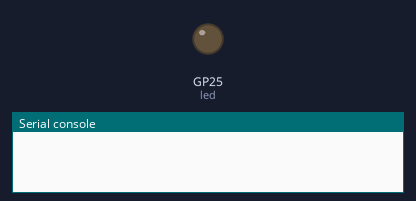
A program run on a simulated Raspberry Pi Pico running MicroPython. Parts: output pins drawn as LEDs (lit = HIGH), the last lines printed to the serial console. Dashed ring = blinking. WiFi joins after 1.5 s; values from a settings file that is not in the repository are placeholders. At 2.6 s the program stops and its outputs stay as they are.

Above: at 0.2 s.
At 1.8 s:
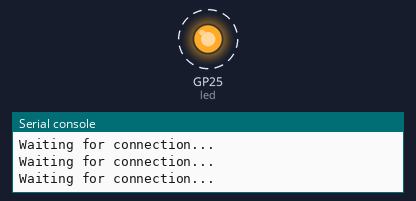
Timing chart, 0 to 3.0 s (numbered marks = the images above):
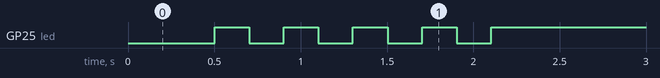

The program:

requirements.py
```python
import mip
from machine import Pin
from time import sleep
from draco.config2 import (
    WIFI_SSID,
    WIFI_PASSWD,
)
from draco.wificonnection import wifiConnection
led=Pin("LED", Pin.OUT, value=0)
Wifi = wifiConnection()
Wifi.init(WIFI_SSID=WIFI_SSID, WIFI_PASSWD=WIFI_PASSWD, led=led)
sleep(0.5)
ip = Wifi.connect()
sleep(0.5)
mip.install("umqtt.simple")
mip.install("urllib.urequest")
```

wificonnection.py
```python
import network
from machine import Pin
from time import sleep


class wifiConnection(object):
    def __init__(self):
        self.ip = ""

    def init(self, WIFI_SSID:str, WIFI_PASSWD:str, led:Pin):
        self.led = led
        self.led.value(0)
        self.WIFI_SSID = WIFI_SSID
        self.WIFI_PASSWD = WIFI_PASSWD

    def connect(self):
        # Connect to WLAN
        wlan = network.WLAN(network.STA_IF)
        wlan.active(True)
        wlan.connect(self.WIFI_SSID, self.WIFI_PASSWD)
        while wlan.isconnected() == False:
            print("Waiting for connection...")
            self.led.toggle()
            sleep(0.2)
        self.ip = wlan.ifconfig()[0]
        print(f"Connected on {self.ip}")
        self.led.value(1)
        return self.ip
```

Measured:
- by itself, GP25 (led): alternates HIGH for 0.20 s and LOW for 0.20 s, 9 changes in all, then stays HIGH
